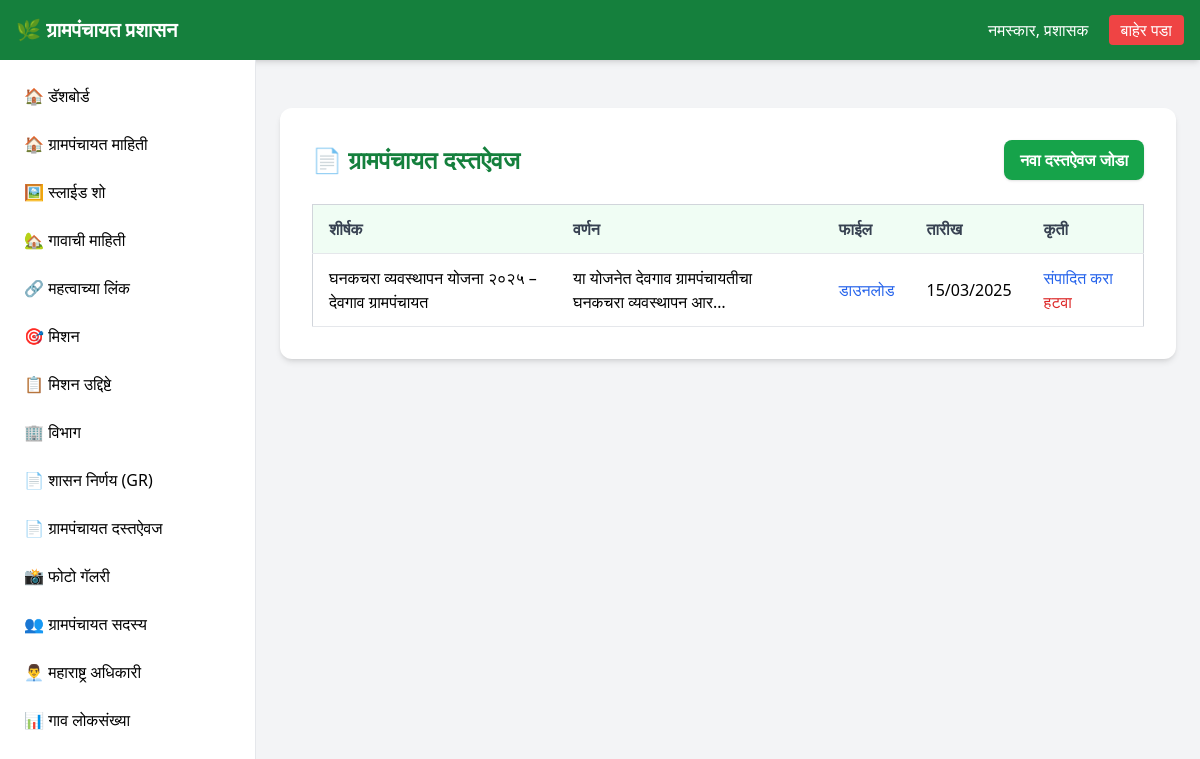
/dashboard/gp-documents/ (signed in), run on the app's committed database.
### api/models.py (models this page shows, shortened)
class GramPanchayatDocuments(models.Model):
    title = models.CharField(max_length=250)
    description = models.TextField(blank=True, null=True)
    file = models.FileField(upload_to="gp_documents/")
    category = models.CharField(max_length=100, blank=True, null=True)
    date_issued = models.DateField()
    upload_date = models.DateTimeField(auto_now_add=True)

### api/views.py (the view)
# urls.py: path('dashboard/gp-documents/', views.gp_documents_list, name='gp-documents-list'),
@login_required(login_url='/admin/login/')
def gp_documents_list(request):
    gp_documents = GramPanchayatDocuments.objects.all()
    return render(request, 'dashboard/gp_documents_list.html', {'gp_documents': gp_documents})

### api/templates/dashboard/gp_documents_list.html (shortened to what this page needs)
{% extends 'dashboard/dashboard.html' %}
{% block content %}
<div class="max-w-6xl mx-auto bg-white p-8 mt-6 rounded-xl shadow-md">
    <div class="flex justify-between items-center mb-6">
        <h2 class="text-2xl font-bold text-green-700">
            📄 ग्रामपंचायत दस्तऐवज
        </h2>
        <a href="{% url 'gp-documents-create' %}" class="bg-green-600 hover:bg-green-700 text-white font-semibold px-4 py-2 rounded-lg shadow">
            नवा दस्तऐवज जोडा
        </a>
    </div>
    {% if gp_documents %}
        <div class="overflow-x-auto">
            <table class="min-w-full bg-white border border-gray-300">
                <thead class="bg-green-50">
                    <tr>
                        <th class="py-3 px-4 border-b text-left font-semibold text-gray-700">शीर्षक</th>
                        <th class="py-3 px-4 border-b text-left font-semibold text-gray-700">वर्णन</th>
                        <th class="py-3 px-4 border-b text-left font-semibold text-gray-700">फाईल</th>
                        <th class="py-3 px-4 border-b text-left font-semibold text-gray-700">तारीख</th>
                        <th class="py-3 px-4 border-b text-left font-semibold text-gray-700">कृती</th>
                    </tr>
                </thead>
                <tbody>
                    {% for gp_document in gp_documents %}
                        <tr class="hover:bg-gray-50">
                            <td class="py-3 px-4 border-b">{{ gp_document.title }}</td>
                            <td class="py-3 px-4 border-b">{{ gp_document.description|truncatechars:50 }}</td>
                            <td class="py-3 px-4 border-b">
                                {% if gp_document.file %}
                                    <a href="{{ gp_document.file.url }}" target="_blank" class="text-blue-600 hover:text-blue-800">डाउनलोड</a>
                                {% else %}
                                    <span class="text-gray-400">नाही</span>
                                {% endif %}
                            </td>
                            <td class="py-3 px-4 border-b">{{ gp_document.date_issued|date:"d/m/Y" }}</td>
                            <td class="py-3 px-4 border-b">
                                <a href="{% url 'gp-documents-update' gp_document.pk %}" class="text-blue-600 hover:text-blue-800 mr-2">संपादित करा</a>
                                <a href="{% url 'gp-documents-delete' gp_document.pk %}" class="text-red-600 hover:text-red-800">हटवा</a>
                            </td>
                        </tr>
                    {% endfor %}
                </tbody>
            </table>
        </div>
    {% else %}
        <p class="text-gray-600 text-center py-8">कोणतेही ग्रामपंचायत दस्तऐवज आढळले नाहीत. <a href="{% url 'gp-documents-create' %}" class="text-green-600 hover:text-green-700">नवा जोडा</a>.</p>
    {% endif %}
</div>
{% endblock %}

### data on the page
GramPanchayatDocuments: title "घनकचरा व्यवस्थापन योजना २०२५ – देवगाव ग्रामपंचायत", description "या योजनेत देवगाव ग्रामपंचायतीचा घनकचरा व्यवस्थापन आर…", date_issued "15/03/2025"
